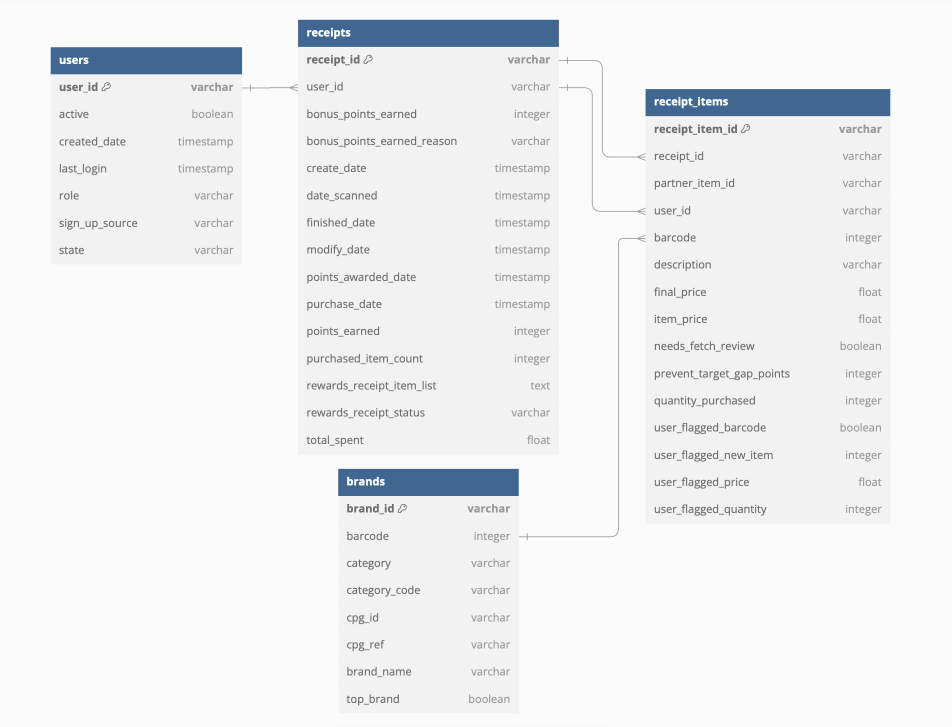
#> input picture images/er_diagram.png, 1904 x 1454 px (shown at 1/2 size)
$ jupyter execute --allow-errors analysis.ipynb
#> lines starting #> are read from the running program, lines starting #| are printed output that depends on the picture
# Section 1: Relational Data Model Design & Implementation

[cell 1]
from IPython.display import display
from PIL import Image

img = Image.open("images/er_diagram.png")
#> img is the input picture: PIL image 1904x1454 RGBA; mean R, G, B, A 238.7, 240, 241.5, 255

display(img.resize((800, 600)))
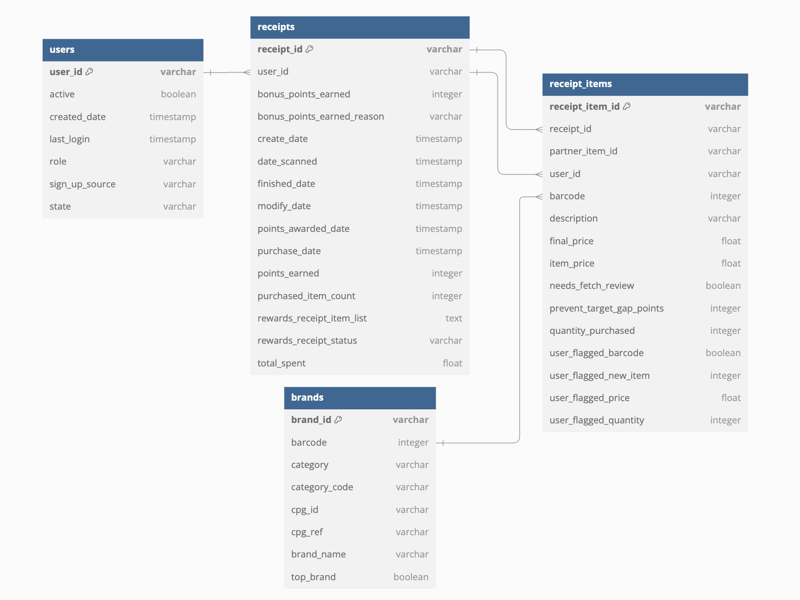
#> shown: PIL image 800x600 RGBA; mean R, G, B, A 238.7, 240, 241.5, 255
